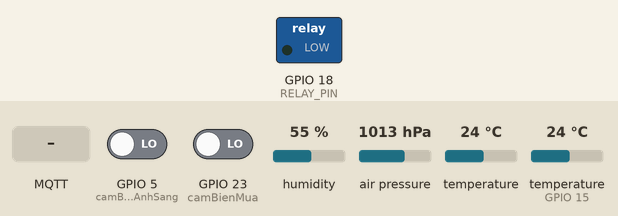
Simulated run of this sketch. Board: ESP32. Shown: switched loads named in the sketch (green lamp = pin HIGH). Inputs (shaded band) come from the test bench; at power-on: GPIO 5 (camBienAnhSang) LOW, GPIO 23 (camBienMua) LOW, humidity 55 %, air pressure 1013 hPa, temperature 24 °C, temperature (sensor on GPIO 15) 24 °C. WiFi joins after 1.5 s; servers stay silent unless stated; no MQTT or app messages arrive unless stated; what the sketch prints to the serial monitor is not drawn.

Above: at 3.8 s.
3.9 s: MQTT message "1" arrives on the first subscribed topic
At 5.1 s:
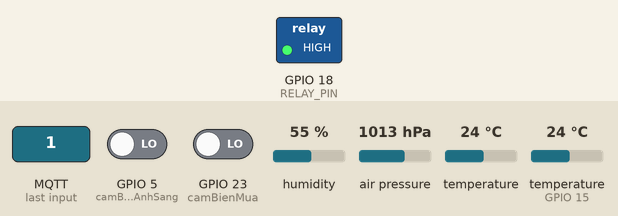
11.4 s: MQTT message "0" arrives on the first subscribed topic
At 11.7 s:
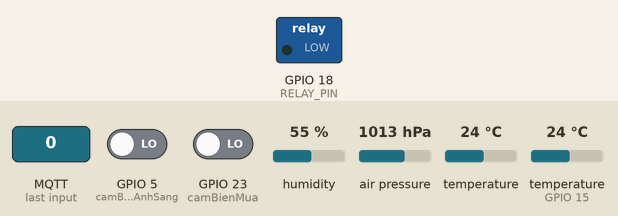
Timing chart, 0 to 14.4 s (numbered marks = the images above; inputs shaded):
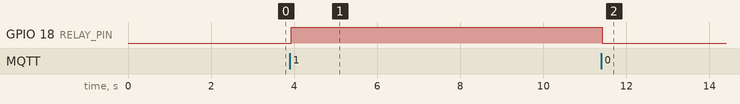

Measured:
- after the input at 3.9 s, GPIO 18 (RELAY_PIN): LOW → HIGH at once
- after the input at 11.4 s, GPIO 18 (RELAY_PIN): HIGH → LOW at once

The sketch:

DoAn2.ino
```cpp
#include <WiFi.h>
#include <PubSubClient.h>
#include <ArduinoJson.h>
#include <DHT.h>
#include <Wire.h>
#include <Adafruit_BMP085.h>

// GPIO cho các cảm biến và relay
#define camBienMua 23
#define camBienAnhSang 5
#define RELAY_PIN 18  // Chân điều khiển relay

// WiFi
const char *ssid = "Lam Hiep";            // Tên mạng WiFi của bạn
const char *password = "Lamhiep@321";  // Mật khẩu WiFi của bạn

// MQTT Broker
const char *mqtt_broker = "broker.emqx.io";
const char *topic = "esp32/led";  // Đổi tên topic nếu cần
const char *mqtt_relay_topic = "esp32/relay";  // MQTT topic cho relay
const char *mqtt_username = "emqx";
const char *mqtt_password = "public";
const int mqtt_port = 1883;

// DHT sensor setup
#define DHTPIN 15     // DHT sensor is connected to GPIO 15
#define DHTTYPE DHT11 // DHT 11
DHT dht(DHTPIN, DHTTYPE);  // Initialize DHT sensor
int relay;
// BMP180 sensor setup
Adafruit_BMP085 bmp;
float seaLevelPressure = 101325.0; // Mực nước biển chuẩn

WiFiClient espClient;
PubSubClient client(espClient);

void setup() {
  // Khởi động cổng serial
  Serial.begin(9600);
  delay(1000);  // Delay để ổn định

  // Kết nối WiFi
  WiFi.begin(ssid, password);
  while (WiFi.status() != WL_CONNECTED) {
    delay(500);
    Serial.println("Connecting to WiFi...");
  }
  Serial.println("Connected to the WiFi network");

  // Cài đặt các chân cảm biến và relay
  pinMode(camBienAnhSang, INPUT);
  pinMode(camBienMua, INPUT);
  pinMode(RELAY_PIN, OUTPUT);  // Relay pin là OUTPUT
  digitalWrite(RELAY_PIN, LOW);  // Tắt relay ban đầu

  // DHT sensor initialization
  dht.begin();

  // BMP180 initialization
  if (!bmp.begin()) {
    Serial.println("Không tìm thấy cảm biến BMP180, vui lòng kiểm tra kết nối!");
    while (1) {}
  }
  Serial.println("Cảm biến BMP180 đã sẵn sàng.");

  // Kết nối đến MQTT broker
  client.setServer(mqtt_broker, mqtt_port);
  client.setCallback(callback);
  while (!client.connected()) {
    String client_id = "esp32-client-";  // Đổi từ esp8266 sang esp32
    client_id += String(WiFi.macAddress());
    Serial.printf("The client %s connects to the public MQTT broker\n", client_id.c_str());
    if (client.connect(client_id.c_str(), mqtt_username, mqtt_password)) {
      Serial.println("Public EMQX MQTT broker connected");
    } else {
      Serial.print("Failed with state ");
      Serial.print(client.state());
      delay(2000);
    }
  }

  // Subscribe thêm topic cho relay
  client.subscribe(mqtt_relay_topic);
}

// Hàm callback khi nhận được message từ MQTT
void callback(char *topic, byte *payload, unsigned int length) {
  Serial.print("Message arrived in topic: ");
  Serial.println(topic);
  Serial.print("Message: ");
  String message;
  for (int i = 0; i < length; i++) {
    message += (char)payload[i];  // Chuyển đổi byte sang string
  }
Serial.println(message);

  // Điều khiển relay dựa trên message nhận được
  if (String(topic) == mqtt_relay_topic) {
    if (message == "1") {
      digitalWrite(RELAY_PIN, HIGH);
      relay = 1; // Bật relay
      Serial.println("Relay ON");
    } else if (message == "0") {
      digitalWrite(RELAY_PIN, LOW);   // Tắt relay
      Serial.println("Relay OFF");
      relay = 0;
    }
  }
}

void loop() {
  client.loop();  // Đảm bảo MQTT client vẫn hoạt động

  // Đọc dữ liệu từ DHT sensor
  float h = dht.readHumidity();    // Đọc độ ẩm
  float t = dht.readTemperature(); // Đọc nhiệt độ tính bằng Celsius
  float f = dht.readTemperature(true);

  // Kiểm tra xem các giá trị có hợp lệ không
  if (isnan(h) || isnan(t) || isnan(f)) {
    Serial.println("Failed to read from DHT sensor!");
    return;
  }

  int mua = digitalRead(camBienMua);
  int anhsang = digitalRead(camBienAnhSang);

  // Đọc nhiệt độ từ cảm biến BMP180
  float temperatureBMP = bmp.readTemperature();

  // Đọc áp suất từ cảm biến BMP180
  float pressure = bmp.readPressure();

  // Hiệu chỉnh áp suất dựa trên áp suất tại mực nước biển thực tế
  float adjustedPressure = pressure * (seaLevelPressure / 101325.0);

  // In kết quả ra Serial Monitor
  Serial.print("Humidity: ");
  Serial.print(h);
  Serial.print(" %\t");
  Serial.print("Temperature: ");
  Serial.print(t);
  Serial.print(" *C ");
  Serial.print(f);
  Serial.print(" *F\t");
  Serial.print("  Heat index: ");
  float hic = dht.computeHeatIndex(t, h, false);
  Serial.print(hic);
  Serial.print(" *C ");
  Serial.println();

  Serial.print("Mưa: ");
  Serial.println(mua);
  Serial.print("Ánh sáng: ");
  Serial.println(anhsang);

  Serial.print("Nhiệt độ BMP180: ");
  Serial.print(temperatureBMP);
  Serial.println(" °C");

  Serial.print("Áp suất: ");
  Serial.print(adjustedPressure);
  Serial.println(" Pa");

  // Tạo dữ liệu JSON để gửi
  DynamicJsonDocument data(512);
  data["humidity"] = h;
  data["temperature"] = t;
  data["rain"] = mua;
  data["light"] = anhsang;
  data["bmp_temperature"] = temperatureBMP;
  data["pressure"] = adjustedPressure;
  data["pump"] = relay;
  char json_string[512];
  serializeJson(data, json_string);  // Serialize JSON
  Serial.println(json_string);

  // Publish dữ liệu JSON lên topic
  client.publish(topic, json_string, false);

  delay(200);  // Delay để gửi dữ liệu đều đặn
}  
```
